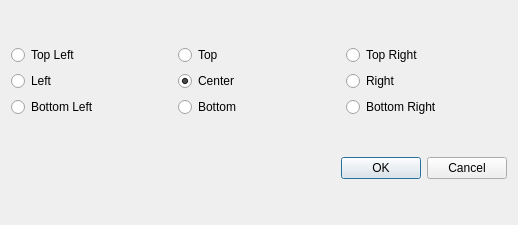
<?xml version="1.0" encoding="UTF-8"?>
<ui version="4.0">
 <class>dialogGridCenterSelect</class>
 <widget class="QDialog" name="dialogGridCenterSelect">
  <property name="geometry">
   <rect>
    <x>0</x>
    <y>0</y>
    <width>518</width>
    <height>225</height>
   </rect>
  </property>
  <property name="sizePolicy">
   <sizepolicy hsizetype="Preferred" vsizetype="Preferred">
    <horstretch>0</horstretch>
    <verstretch>0</verstretch>
   </sizepolicy>
  </property>
  <property name="windowTitle">
   <string>Grid Center Position</string>
  </property>
  <layout class="QVBoxLayout" name="verticalLayout">
   <item>
    <layout class="QGridLayout" name="gridLayout">
     <item row="2" column="0">
      <widget class="QRadioButton" name="radioButton_BL">
       <property name="text">
        <string>Bottom Left</string>
       </property>
       <attribute name="buttonGroup">
        <string notr="true">centerSelectBtnGroup</string>
       </attribute>
      </widget>
     </item>
     <item row="1" column="1">
      <widget class="QRadioButton" name="radioButton_C">
       <property name="text">
        <string>Center</string>
       </property>
       <property name="checked">
        <bool>true</bool>
       </property>
       <attribute name="buttonGroup">
        <string notr="true">centerSelectBtnGroup</string>
       </attribute>
      </widget>
     </item>
     <item row="2" column="1">
      <widget class="QRadioButton" name="radioButton_B">
       <property name="text">
        <string>Bottom</string>
       </property>
       <attribute name="buttonGroup">
        <string notr="true">centerSelectBtnGroup</string>
       </attribute>
      </widget>
     </item>
     <item row="0" column="0">
      <widget class="QRadioButton" name="radioButton_TL">
       <property name="text">
        <string>Top Left</string>
       </property>
       <attribute name="buttonGroup">
        <string notr="true">centerSelectBtnGroup</string>
       </attribute>
      </widget>
     </item>
     <item row="1" column="0">
      <widget class="QRadioButton" name="radioButton_L">
       <property name="text">
        <string>Left</string>
       </property>
       <attribute name="buttonGroup">
        <string notr="true">centerSelectBtnGroup</string>
       </attribute>
      </widget>
     </item>
     <item row="0" column="1">
      <widget class="QRadioButton" name="radioButton_T">
       <property name="text">
        <string>Top</string>
       </property>
       <property name="checked">
        <bool>false</bool>
       </property>
       <attribute name="buttonGroup">
        <string notr="true">centerSelectBtnGroup</string>
       </attribute>
      </widget>
     </item>
     <item row="2" column="2">
      <widget class="QRadioButton" name="radioButton_BR">
       <property name="text">
        <string>Bottom Right</string>
       </property>
       <attribute name="buttonGroup">
        <string notr="true">centerSelectBtnGroup</string>
       </attribute>
      </widget>
     </item>
     <item row="1" column="2">
      <widget class="QRadioButton" name="radioButton_R">
       <property name="text">
        <string>Right</string>
       </property>
       <attribute name="buttonGroup">
        <string notr="true">centerSelectBtnGroup</string>
       </attribute>
      </widget>
     </item>
     <item row="0" column="2">
      <widget class="QRadioButton" name="radioButton_TR">
       <property name="text">
        <string>Top Right</string>
       </property>
       <attribute name="buttonGroup">
        <string notr="true">centerSelectBtnGroup</string>
       </attribute>
      </widget>
     </item>
    </layout>
   </item>
   <item>
    <widget class="QDialogButtonBox" name="buttonBox">
     <property name="orientation">
      <enum>Qt::Horizontal</enum>
     </property>
     <property name="standardButtons">
      <set>QDialogButtonBox::Cancel|QDialogButtonBox::Ok</set>
     </property>
    </widget>
   </item>
  </layout>
 </widget>
 <resources/>
 <connections>
  <connection>
   <sender>buttonBox</sender>
   <signal>accepted()</signal>
   <receiver>dialogGridCenterSelect</receiver>
   <slot>accept()</slot>
   <hints>
    <hint type="sourcelabel">
     <x>248</x>
     <y>254</y>
    </hint>
    <hint type="destinationlabel">
     <x>157</x>
     <y>274</y>
    </hint>
   </hints>
  </connection>
  <connection>
   <sender>buttonBox</sender>
   <signal>rejected()</signal>
   <receiver>dialogGridCenterSelect</receiver>
   <slot>reject()</slot>
   <hints>
    <hint type="sourcelabel">
     <x>316</x>
     <y>260</y>
    </hint>
    <hint type="destinationlabel">
     <x>286</x>
     <y>274</y>
    </hint>
   </hints>
  </connection>
 </connections>
 <buttongroups>
  <buttongroup name="centerSelectBtnGroup"/>
 </buttongroups>
</ui>
